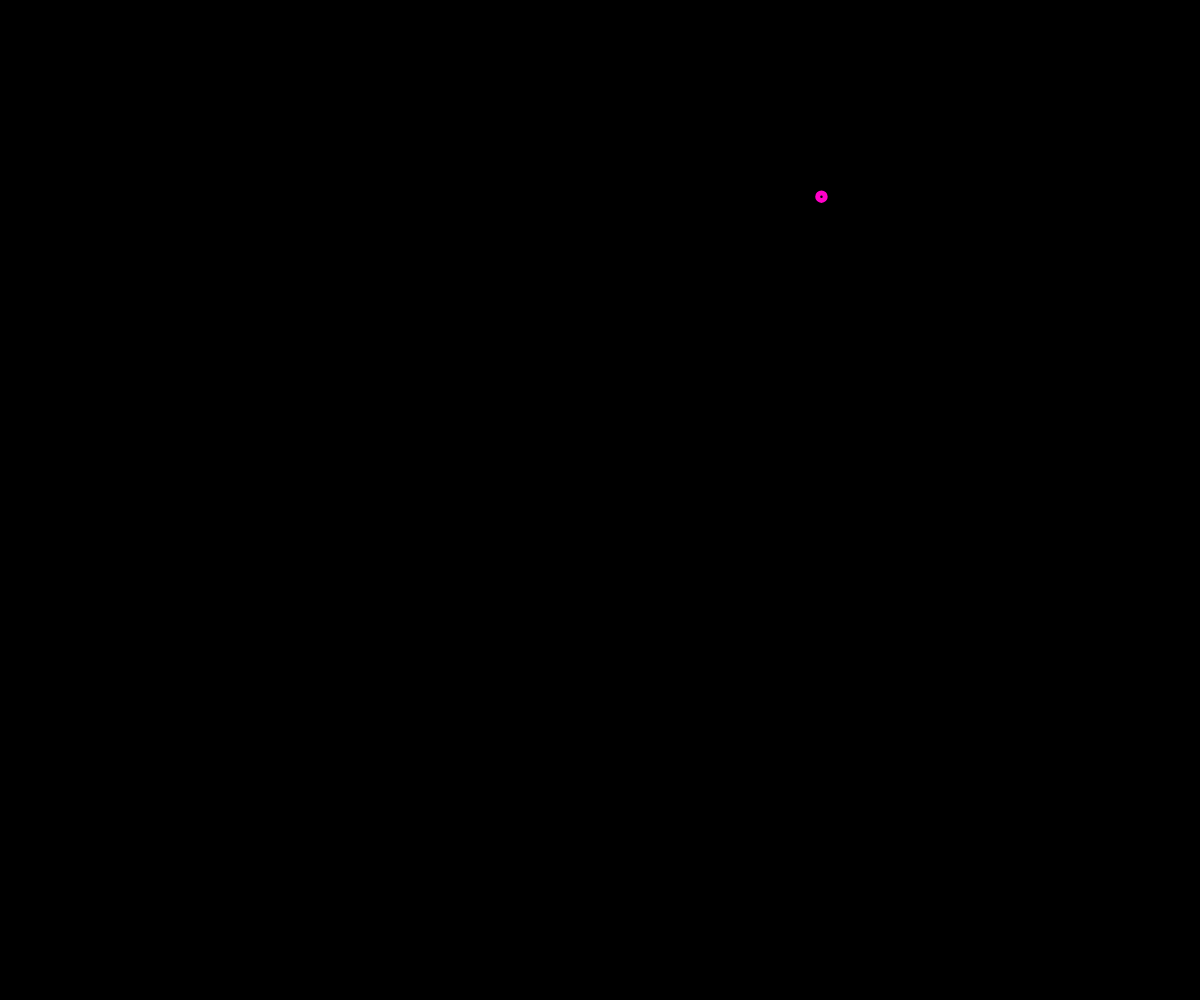
Frame 1 (no input)
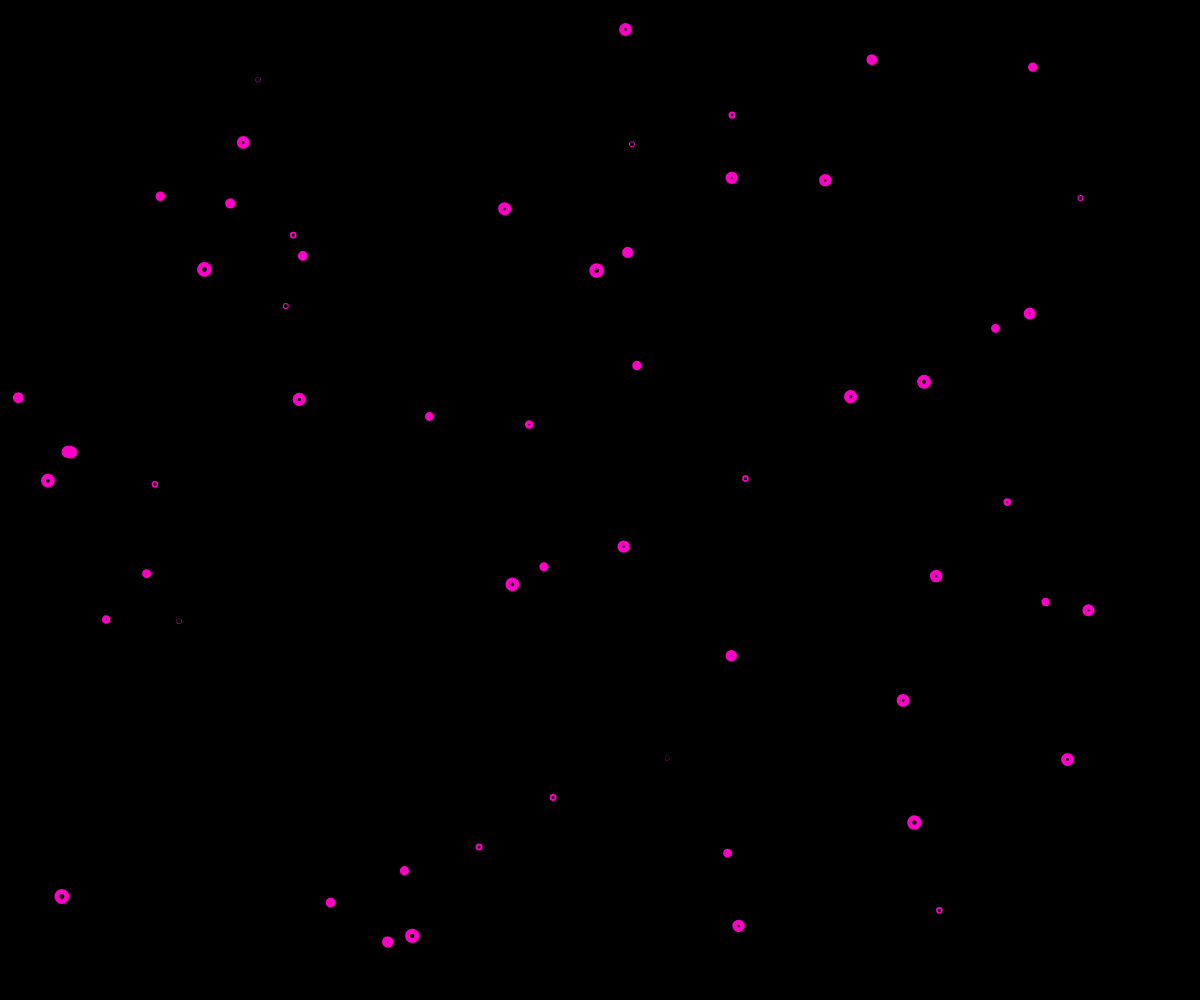
Frame 60 (no input)
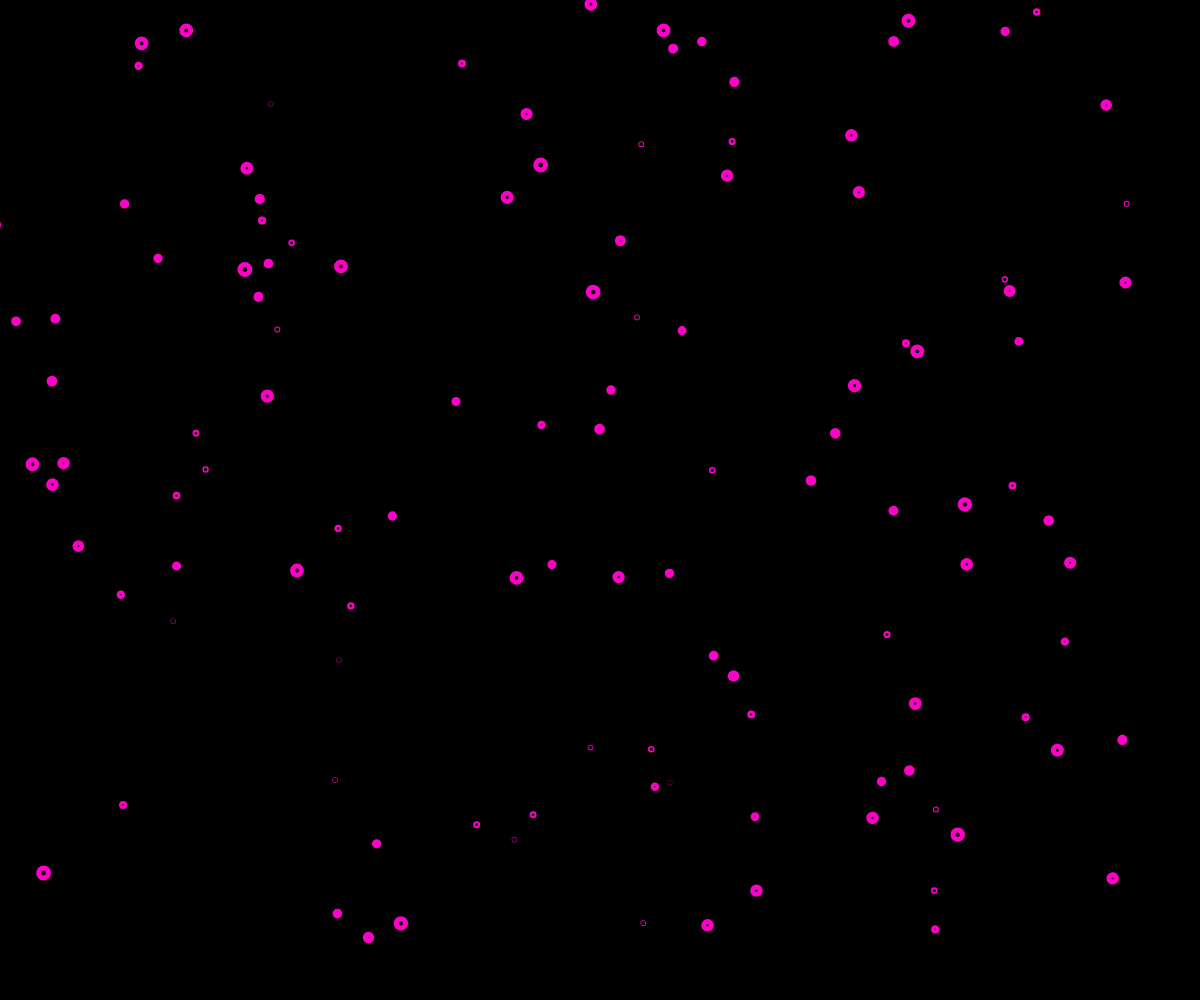
Frame 120 (the mouse pressed at the canvas centre since frame 60)

The p5.js sketch that drew these frames (run headless with seeded random() and noise() and a simulated clock; from frame 60 on, the mouse is pressed at the canvas centre):

// p5.js sketch
// ── sketch.js
let arr = new Array()

function setup() {
    createCanvas(windowWidth, windowHeight);
}

function draw() {
    background(0)
    if(arr.length < 200) arr.push(new Bubble(random(width - 50), random(height - 50), random(10)));
    for (let ele of arr) {
        ele.show()
        ele.move()
        ele.setBoundary()
    }

}


class Bubble {
    constructor(x, y, d) {
        this.size = d;
        this.x = x;
        this.y = y;
        this.color = [255, 0, 200];
        this.weight = 5
    }

    show() {
        noFill();
        stroke(this.color);
        strokeWeight(this.weight);
        ellipse(this.x, this.y, this.size);
    }

    move() {
        this.x += random(5, -5)
        this.y += random(5, -5)
    }

    setBoundary() {
        if (this.x > width - this.d || this.x < this.d)
            this.x *= -1
        if (this.y > width - this.d || this.y < this.d)
            this.y *= -1
    }
}
